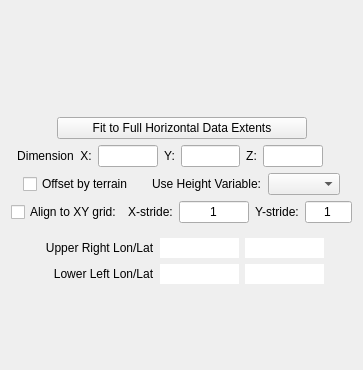
<?xml version="1.0" encoding="UTF-8"?>
<ui version="4.0">
 <class>barbLayout</class>
 <widget class="QWidget" name="barbLayout">
  <property name="geometry">
   <rect>
    <x>0</x>
    <y>0</y>
    <width>363</width>
    <height>370</height>
   </rect>
  </property>
  <property name="minimumSize">
   <size>
    <width>0</width>
    <height>300</height>
   </size>
  </property>
  <property name="maximumSize">
   <size>
    <width>420</width>
    <height>16777215</height>
   </size>
  </property>
  <property name="windowTitle">
   <string>Form</string>
  </property>
  <layout class="QHBoxLayout" name="horizontalLayout">
   <item>
    <layout class="QVBoxLayout" name="verticalLayout">
     <item>
      <widget class="BoxSliderFrame" name="boxSliderFrame">
       <property name="minimumSize">
        <size>
         <width>0</width>
         <height>100</height>
        </size>
       </property>
       <property name="maximumSize">
        <size>
         <width>500</width>
         <height>150</height>
        </size>
       </property>
       <property name="toolTip">
        <string>Specify the center and size of the barb rake using text boxes or sliders</string>
       </property>
       <property name="lineWidth">
        <number>0</number>
       </property>
      </widget>
     </item>
     <item>
      <layout class="QHBoxLayout" name="horizontalLayout_15">
       <item>
        <spacer name="horizontalSpacer_24">
         <property name="orientation">
          <enum>Qt::Horizontal</enum>
         </property>
         <property name="sizeHint" stdset="0">
          <size>
           <width>40</width>
           <height>20</height>
          </size>
         </property>
        </spacer>
       </item>
       <item>
        <widget class="QPushButton" name="fitDataButton">
         <property name="minimumSize">
          <size>
           <width>250</width>
           <height>0</height>
          </size>
         </property>
         <property name="toolTip">
          <string>Click to reset the rake to fit the full horizontal extents of the data</string>
         </property>
         <property name="text">
          <string>Fit to Full Horizontal Data Extents</string>
         </property>
        </widget>
       </item>
       <item>
        <spacer name="horizontalSpacer_25">
         <property name="orientation">
          <enum>Qt::Horizontal</enum>
         </property>
         <property name="sizeHint" stdset="0">
          <size>
           <width>40</width>
           <height>20</height>
          </size>
         </property>
        </spacer>
       </item>
      </layout>
     </item>
     <item>
      <layout class="QHBoxLayout" name="horizontalLayout_10">
       <item>
        <spacer name="horizontalSpacer_19">
         <property name="orientation">
          <enum>Qt::Horizontal</enum>
         </property>
         <property name="sizeHint" stdset="0">
          <size>
           <width>17</width>
           <height>20</height>
          </size>
         </property>
        </spacer>
       </item>
       <item>
        <widget class="QLabel" name="label_9">
         <property name="text">
          <string>Dimension  X:</string>
         </property>
         <property name="alignment">
          <set>Qt::AlignCenter</set>
         </property>
        </widget>
       </item>
       <item>
        <widget class="QLineEdit" name="xDimEdit">
         <property name="maximumSize">
          <size>
           <width>70</width>
           <height>16777215</height>
          </size>
         </property>
         <property name="toolTip">
          <string>Specify the X, Y, and Z dimensions of the array of barbs</string>
         </property>
         <property name="whatsThis">
          <string>The Dimensions indicate the x, y, and z grid dimensions of the barbs.  When the barbs are aligned to the XY grid, the X and Y dimensions indicate the horizontal size of the data-aligned grid on which the barbs are situated.</string>
         </property>
         <property name="alignment">
          <set>Qt::AlignCenter</set>
         </property>
        </widget>
       </item>
       <item>
        <widget class="QLabel" name="label_10">
         <property name="text">
          <string>Y:</string>
         </property>
         <property name="alignment">
          <set>Qt::AlignCenter</set>
         </property>
        </widget>
       </item>
       <item>
        <widget class="QLineEdit" name="yDimEdit">
         <property name="maximumSize">
          <size>
           <width>70</width>
           <height>16777215</height>
          </size>
         </property>
         <property name="toolTip">
          <string>Specify the X, Y, and Z dimensions of the array of barbs</string>
         </property>
         <property name="whatsThis">
          <string>The Dimensions indicate the x, y, and z grid dimensions of the barbs.  When the barbs are aligned to the XY grid, the X and Y dimensions indicate the horizontal size of the data-aligned grid on which the barbs are situated.</string>
         </property>
         <property name="alignment">
          <set>Qt::AlignCenter</set>
         </property>
        </widget>
       </item>
       <item>
        <widget class="QLabel" name="label_11">
         <property name="text">
          <string>Z:</string>
         </property>
         <property name="alignment">
          <set>Qt::AlignCenter</set>
         </property>
        </widget>
       </item>
       <item>
        <widget class="QLineEdit" name="zDimEdit">
         <property name="maximumSize">
          <size>
           <width>70</width>
           <height>16777215</height>
          </size>
         </property>
         <property name="toolTip">
          <string>Specify the X, Y, and Z dimensions of the array of barbs</string>
         </property>
         <property name="whatsThis">
          <string>The Dimensions indicate the x, y, and z grid dimensions of the barbs.  When the barbs are aligned to the XY grid, the X and Y dimensions indicate the horizontal size of the data-aligned grid on which the barbs are situated.</string>
         </property>
         <property name="alignment">
          <set>Qt::AlignCenter</set>
         </property>
        </widget>
       </item>
       <item>
        <spacer name="horizontalSpacer_18">
         <property name="orientation">
          <enum>Qt::Horizontal</enum>
         </property>
         <property name="sizeHint" stdset="0">
          <size>
           <width>40</width>
           <height>20</height>
          </size>
         </property>
        </spacer>
       </item>
      </layout>
     </item>
     <item>
      <layout class="QHBoxLayout" name="horizontalLayout_8">
       <item>
        <spacer name="horizontalSpacer_14">
         <property name="orientation">
          <enum>Qt::Horizontal</enum>
         </property>
         <property name="sizeHint" stdset="0">
          <size>
           <width>40</width>
           <height>20</height>
          </size>
         </property>
        </spacer>
       </item>
       <item>
        <widget class="QCheckBox" name="terrainAlignCheckbox">
         <property name="toolTip">
          <string>Check to make the vectors displace vertically by the terrain height.</string>
         </property>
         <property name="whatsThis">
          <string>When the data includes a 2D variable named &quot;HGT&quot;, the vectors can be displaced vertically according to the values of HGT.  This is useful if HGT is the terrain height variable.</string>
         </property>
         <property name="text">
          <string>Offset by terrain</string>
         </property>
        </widget>
       </item>
       <item>
        <spacer name="horizontalSpacer_11">
         <property name="orientation">
          <enum>Qt::Horizontal</enum>
         </property>
         <property name="sizeHint" stdset="0">
          <size>
           <width>40</width>
           <height>20</height>
          </size>
         </property>
        </spacer>
       </item>
       <item>
        <widget class="QLabel" name="label_6">
         <property name="text">
          <string>Use Height Variable:</string>
         </property>
        </widget>
       </item>
       <item>
        <widget class="QComboBox" name="heightCombo">
         <property name="toolTip">
          <string>Specify variable that represents terrain height</string>
         </property>
        </widget>
       </item>
       <item>
        <spacer name="horizontalSpacer_15">
         <property name="orientation">
          <enum>Qt::Horizontal</enum>
         </property>
         <property name="sizeHint" stdset="0">
          <size>
           <width>40</width>
           <height>20</height>
          </size>
         </property>
        </spacer>
       </item>
      </layout>
     </item>
     <item>
      <layout class="QHBoxLayout" name="horizontalLayout_11">
       <item>
        <widget class="QCheckBox" name="alignDataCheckbox">
         <property name="toolTip">
          <string>Check to position the barbs on the horizontal data grid</string>
         </property>
         <property name="whatsThis">
          <string>&lt;!DOCTYPE HTML PUBLIC &quot;-//W3C//DTD HTML 4.0//EN&quot; &quot;http://www.w3.org/TR/REC-html40/strict.dtd&quot;&gt;
&lt;html&gt;&lt;head&gt;&lt;meta name=&quot;qrichtext&quot; content=&quot;1&quot; /&gt;&lt;style type=&quot;text/css&quot;&gt;
p, li { white-space: pre-wrap; }
&lt;/style&gt;&lt;/head&gt;&lt;body style=&quot; font-family:'MS Shell Dlg 2'; font-size:8.25pt; font-weight:400; font-style:normal;&quot;&gt;
&lt;p style=&quot; margin-top:0px; margin-bottom:0px; margin-left:0px; margin-right:0px; -qt-block-indent:0; text-indent:0px;&quot;&gt;&lt;span style=&quot; font-size:8pt;&quot;&gt;When the barbs are aligned to data, the barbs are horizontally situated at the centers of cells in the data grid.  An initial barb is positioned at the grid cell in the rake with smallest x and y coordinates.  Additional barb positions are offset from the initial barb by incrementing the X and Y grid coordinates by the values of X-stride and Y-stride.  When stride is 0, there is only one (initial) barb at minimal x and y grid coordinates.&lt;/span&gt;&lt;/p&gt;&lt;/body&gt;&lt;/html&gt;</string>
         </property>
         <property name="text">
          <string>Align to XY grid:</string>
         </property>
        </widget>
       </item>
       <item>
        <widget class="QLabel" name="label_12">
         <property name="text">
          <string>X-stride:</string>
         </property>
         <property name="alignment">
          <set>Qt::AlignCenter</set>
         </property>
        </widget>
       </item>
       <item>
        <widget class="QLineEdit" name="xStrideEdit">
         <property name="sizePolicy">
          <sizepolicy hsizetype="MinimumExpanding" vsizetype="Fixed">
           <horstretch>0</horstretch>
           <verstretch>0</verstretch>
          </sizepolicy>
         </property>
         <property name="maximumSize">
          <size>
           <width>70</width>
           <height>16777215</height>
          </size>
         </property>
         <property name="toolTip">
          <string>Specify the x-grid spacing between barbs</string>
         </property>
         <property name="whatsThis">
          <string>&lt;!DOCTYPE HTML PUBLIC &quot;-//W3C//DTD HTML 4.0//EN&quot; &quot;http://www.w3.org/TR/REC-html40/strict.dtd&quot;&gt;
&lt;html&gt;&lt;head&gt;&lt;meta name=&quot;qrichtext&quot; content=&quot;1&quot; /&gt;&lt;style type=&quot;text/css&quot;&gt;
p, li { white-space: pre-wrap; }
&lt;/style&gt;&lt;/head&gt;&lt;body style=&quot; font-family:'MS Shell Dlg 2'; font-size:8.25pt; font-weight:400; font-style:normal;&quot;&gt;
&lt;p style=&quot; margin-top:0px; margin-bottom:0px; margin-left:0px; margin-right:0px; -qt-block-indent:0; text-indent:0px;&quot;&gt;&lt;span style=&quot; font-size:8pt;&quot;&gt;When the barbs are aligned to data, the barbs are horizontally situated at the centers of cells in the data grid.  An initial barb is positioned at the grid cell in the rake with smallest x and y coordinates.  Additional barb positions are offset from the initial barb by incrementing the X and Y grid coordinates by the values of X-stride and Y-stride.  When stride is 0, there is only one (initial) barb at minimal x and y grid coordinates.&lt;/span&gt;&lt;/p&gt;&lt;/body&gt;&lt;/html&gt;</string>
         </property>
         <property name="text">
          <string>1</string>
         </property>
         <property name="alignment">
          <set>Qt::AlignCenter</set>
         </property>
        </widget>
       </item>
       <item>
        <widget class="QLabel" name="label_13">
         <property name="text">
          <string>Y-stride:</string>
         </property>
         <property name="alignment">
          <set>Qt::AlignCenter</set>
         </property>
        </widget>
       </item>
       <item>
        <widget class="QLineEdit" name="yStrideEdit">
         <property name="maximumSize">
          <size>
           <width>70</width>
           <height>16777215</height>
          </size>
         </property>
         <property name="toolTip">
          <string>Specify the y-grid spacing between barbs</string>
         </property>
         <property name="whatsThis">
          <string>&lt;!DOCTYPE HTML PUBLIC &quot;-//W3C//DTD HTML 4.0//EN&quot; &quot;http://www.w3.org/TR/REC-html40/strict.dtd&quot;&gt;
&lt;html&gt;&lt;head&gt;&lt;meta name=&quot;qrichtext&quot; content=&quot;1&quot; /&gt;&lt;style type=&quot;text/css&quot;&gt;
p, li { white-space: pre-wrap; }
&lt;/style&gt;&lt;/head&gt;&lt;body style=&quot; font-family:'MS Shell Dlg 2'; font-size:8.25pt; font-weight:400; font-style:normal;&quot;&gt;
&lt;p style=&quot; margin-top:0px; margin-bottom:0px; margin-left:0px; margin-right:0px; -qt-block-indent:0; text-indent:0px;&quot;&gt;&lt;span style=&quot; font-size:8pt;&quot;&gt;When the barbs are aligned to data, the barbs are horizontally situated at the centers of cells in the data grid.  An initial barb is positioned at the grid cell in the rake with smallest x and y coordinates.  Additional barb positions are offset from the initial barb by incrementing the X and Y grid coordinates by the values of X-stride and Y-stride.  When stride is 0, there is only one (initial) barb at minimal x and y grid coordinates.&lt;/span&gt;&lt;/p&gt;&lt;/body&gt;&lt;/html&gt;</string>
         </property>
         <property name="text">
          <string>1</string>
         </property>
         <property name="alignment">
          <set>Qt::AlignCenter</set>
         </property>
        </widget>
       </item>
      </layout>
     </item>
     <item>
      <widget class="QFrame" name="latLonFrame">
       <property name="enabled">
        <bool>true</bool>
       </property>
       <property name="frameShape">
        <enum>QFrame::NoFrame</enum>
       </property>
       <property name="frameShadow">
        <enum>QFrame::Plain</enum>
       </property>
       <property name="lineWidth">
        <number>0</number>
       </property>
       <layout class="QVBoxLayout" name="verticalLayout_10">
        <item>
         <layout class="QGridLayout" name="gridLayout">
          <item row="0" column="0">
           <spacer name="horizontalSpacer_26">
            <property name="orientation">
             <enum>Qt::Horizontal</enum>
            </property>
            <property name="sizeHint" stdset="0">
             <size>
              <width>40</width>
              <height>20</height>
             </size>
            </property>
           </spacer>
          </item>
          <item row="0" column="1" colspan="2">
           <widget class="QLabel" name="label_22">
            <property name="text">
             <string>Upper Right Lon/Lat</string>
            </property>
            <property name="alignment">
             <set>Qt::AlignCenter</set>
            </property>
           </widget>
          </item>
          <item row="0" column="3">
           <widget class="QLineEdit" name="URLonEdit">
            <property name="maximumSize">
             <size>
              <width>100</width>
              <height>16777215</height>
             </size>
            </property>
            <property name="whatsThis">
             <string>Longitude of the upper-right corner of the rake</string>
            </property>
            <property name="frame">
             <bool>false</bool>
            </property>
            <property name="alignment">
             <set>Qt::AlignCenter</set>
            </property>
            <property name="readOnly">
             <bool>true</bool>
            </property>
           </widget>
          </item>
          <item row="0" column="4">
           <widget class="QLineEdit" name="URLatEdit">
            <property name="maximumSize">
             <size>
              <width>100</width>
              <height>16777215</height>
             </size>
            </property>
            <property name="whatsThis">
             <string>Latitude of the upper-right corner of the rake</string>
            </property>
            <property name="frame">
             <bool>false</bool>
            </property>
            <property name="alignment">
             <set>Qt::AlignCenter</set>
            </property>
            <property name="readOnly">
             <bool>true</bool>
            </property>
           </widget>
          </item>
          <item row="0" column="5">
           <spacer name="horizontalSpacer_27">
            <property name="orientation">
             <enum>Qt::Horizontal</enum>
            </property>
            <property name="sizeHint" stdset="0">
             <size>
              <width>40</width>
              <height>20</height>
             </size>
            </property>
           </spacer>
          </item>
          <item row="1" column="0" colspan="2">
           <spacer name="horizontalSpacer_28">
            <property name="orientation">
             <enum>Qt::Horizontal</enum>
            </property>
            <property name="sizeHint" stdset="0">
             <size>
              <width>40</width>
              <height>20</height>
             </size>
            </property>
           </spacer>
          </item>
          <item row="1" column="2">
           <widget class="QLabel" name="label_27">
            <property name="text">
             <string>Lower Left Lon/Lat</string>
            </property>
            <property name="alignment">
             <set>Qt::AlignCenter</set>
            </property>
           </widget>
          </item>
          <item row="1" column="3">
           <widget class="QLineEdit" name="LLLonEdit">
            <property name="maximumSize">
             <size>
              <width>100</width>
              <height>16777215</height>
             </size>
            </property>
            <property name="whatsThis">
             <string>Longitude of the lower-left corner of the rake</string>
            </property>
            <property name="frame">
             <bool>false</bool>
            </property>
            <property name="alignment">
             <set>Qt::AlignCenter</set>
            </property>
            <property name="readOnly">
             <bool>true</bool>
            </property>
           </widget>
          </item>
          <item row="1" column="4">
           <widget class="QLineEdit" name="LLLatEdit">
            <property name="maximumSize">
             <size>
              <width>100</width>
              <height>16777215</height>
             </size>
            </property>
            <property name="whatsThis">
             <string>Latitude of the lower-left corner of the rake</string>
            </property>
            <property name="frame">
             <bool>false</bool>
            </property>
            <property name="alignment">
             <set>Qt::AlignCenter</set>
            </property>
            <property name="readOnly">
             <bool>true</bool>
            </property>
           </widget>
          </item>
          <item row="1" column="5">
           <spacer name="horizontalSpacer_29">
            <property name="orientation">
             <enum>Qt::Horizontal</enum>
            </property>
            <property name="sizeHint" stdset="0">
             <size>
              <width>40</width>
              <height>20</height>
             </size>
            </property>
           </spacer>
          </item>
         </layout>
        </item>
       </layout>
      </widget>
     </item>
     <item>
      <spacer name="verticalSpacer">
       <property name="orientation">
        <enum>Qt::Vertical</enum>
       </property>
       <property name="sizeHint" stdset="0">
        <size>
         <width>20</width>
         <height>40</height>
        </size>
       </property>
      </spacer>
     </item>
    </layout>
   </item>
  </layout>
 </widget>
 <customwidgets>
  <customwidget>
   <class>BoxSliderFrame</class>
   <extends>QFrame</extends>
   <header>../../guis/boxsliderframe.h</header>
   <container>1</container>
  </customwidget>
 </customwidgets>
 <includes>
  <include location="local">../boxsliderframe.h</include>
 </includes>
 <resources/>
 <connections/>
</ui>
